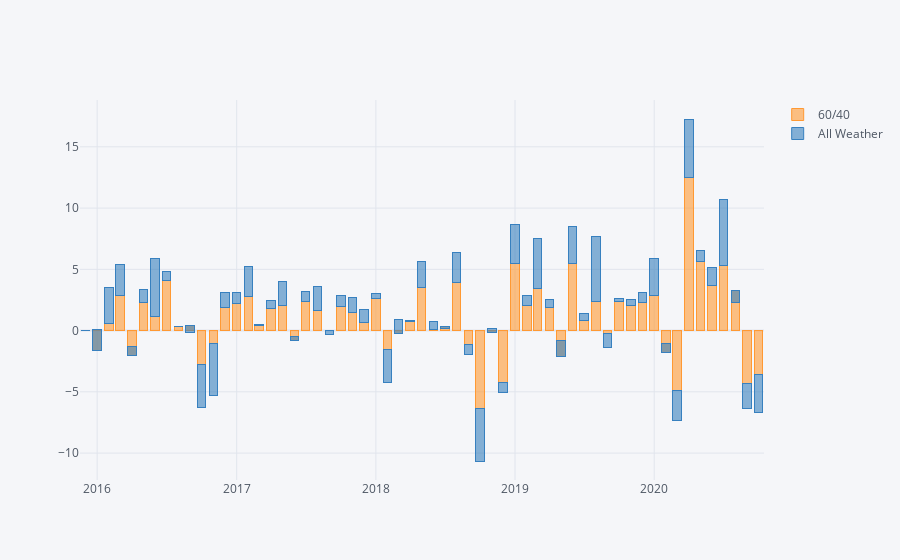

Here is the notebook cell this chart was saved with:
### Code cell
aw_64.bar_plot('60/40 VS All Weather Monthly Return', 'monthly')
